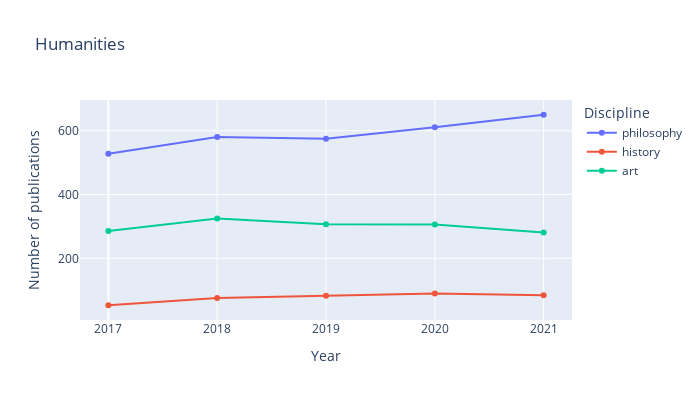

The notebook cell this image was saved under:
### Code cell
fig = px.line(df_humanities, title="Humanities", markers=True)
fig.update_layout(
    xaxis = dict(
        tickmode = 'array',
        tickvals = [0 , 1 , 2 , 3 , 4], 
        ticktext =['2017','2018','2019','2020','2021']
    )
)
fig.update_layout(
     xaxis_title="Year",
    yaxis_title="Number of publications",
    legend_title="Discipline",
    autosize=False,
    width=700,
    height=400)
fig.show()

### Figure 1 — Plotly figure (JSON) as saved in the notebook; plotly's stock layout.template omitted (floating-point values rounded to 4 significant figures)
{"data": [{"hovertemplate": "variable=philosophy<br>index=%{x}<br>value=%{y}<extra></extra>", "legendgroup": "philosophy", "line": {"color": "#636efa", "dash": "solid"}, "marker": {"symbol": "circle"}, "mode": "lines+markers", "name": "philosophy", "orientation": "v", "showlegend": true, "type": "scatter", "x": [0, 1, 2, 3, 4], "xaxis": "x", "y": [528, 580, 575, 611, 650], "yaxis": "y"}, {"hovertemplate": "variable=history<br>index=%{x}<br>value=%{y}<extra></extra>", "legendgroup": "history", "line": {"color": "#EF553B", "dash": "solid"}, "marker": {"symbol": "circle"}, "mode": "lines+markers", "name": "history", "orientation": "v", "showlegend": true, "type": "scatter", "x": [0, 1, 2, 3, 4], "xaxis": "x", "y": [53, 76, 83, 90, 84], "yaxis": "y"}, {"hovertemplate": "variable=art<br>index=%{x}<br>value=%{y}<extra></extra>", "legendgroup": "art", "line": {"color": "#00cc96", "dash": "solid"}, "marker": {"symbol": "circle"}, "mode": "lines+markers", "name": "art", "orientation": "v", "showlegend": true, "type": "scatter", "x": [0, 1, 2, 3, 4], "xaxis": "x", "y": [286, 325, 307, 306, 281], "yaxis": "y"}], "layout": {"autosize": false, "height": 400, "legend": {"title": {"text": "Discipline"}, "tracegroupgap": 0}, "title": {"text": "Humanities"}, "width": 700, "xaxis": {"anchor": "y", "domain": [0, 1], "tickmode": "array", "ticktext": ["2017", "2018", "2019", "2020", "2021"], "tickvals": [0, 1, 2, 3, 4], "title": {"text": "Year"}}, "yaxis": {"anchor": "x", "domain": [0, 1], "title": {"text": "Number of publications"}}}}
